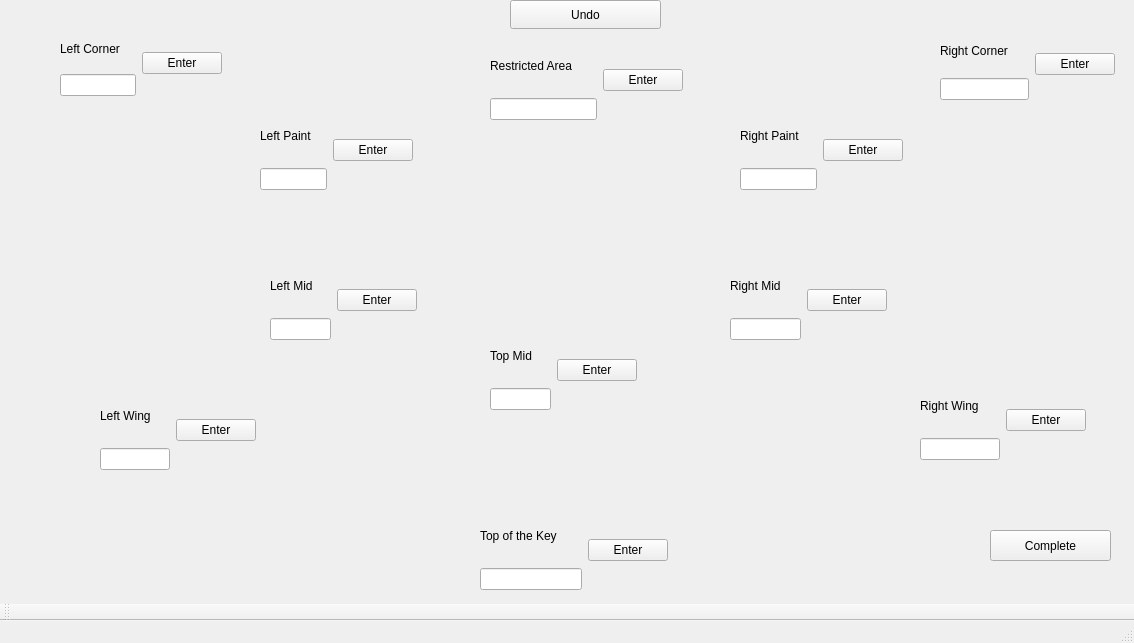
<?xml version="1.0" encoding="UTF-8"?>
<ui version="4.0">
 <class>ShootingMap</class>
 <widget class="QMainWindow" name="ShootingMap">
  <property name="geometry">
   <rect>
    <x>0</x>
    <y>0</y>
    <width>1134</width>
    <height>643</height>
   </rect>
  </property>
  <property name="windowTitle">
   <string>ShootingMap</string>
  </property>
  <property name="windowOpacity">
   <double>1.000000000000000</double>
  </property>
  <property name="styleSheet">
   <string notr="true">QWidget#centralwidget
{
	background-image: url(&quot;:/images/bballcourt/bballcourt.png&quot;);
	background-repeat: no-repeat;
	background-position: center;
}

QLabel
{
	color: black;
}</string>
  </property>
  <widget class="QWidget" name="centralwidget">
   <property name="autoFillBackground">
    <bool>false</bool>
   </property>
   <widget class="QWidget" name="gridLayoutWidget">
    <property name="geometry">
     <rect>
      <x>60</x>
      <y>30</y>
      <width>162</width>
      <height>66</height>
     </rect>
    </property>
    <layout class="QGridLayout" name="LeftCorner">
     <item row="1" column="0">
      <widget class="QLineEdit" name="LCInput"/>
     </item>
     <item row="0" column="0">
      <widget class="QLabel" name="LCLabel">
       <property name="text">
        <string>Left Corner</string>
       </property>
      </widget>
     </item>
     <item row="0" column="1" rowspan="2">
      <widget class="QPushButton" name="LCPush">
       <property name="text">
        <string>Enter</string>
       </property>
      </widget>
     </item>
    </layout>
   </widget>
   <widget class="QWidget" name="gridLayoutWidget_2">
    <property name="geometry">
     <rect>
      <x>100</x>
      <y>390</y>
      <width>156</width>
      <height>80</height>
     </rect>
    </property>
    <layout class="QGridLayout" name="LeftWing">
     <item row="1" column="0">
      <widget class="QLineEdit" name="LWInput"/>
     </item>
     <item row="0" column="0">
      <widget class="QLabel" name="LWLabel">
       <property name="text">
        <string>Left Wing</string>
       </property>
      </widget>
     </item>
     <item row="0" column="1" rowspan="2">
      <widget class="QPushButton" name="LWPush">
       <property name="text">
        <string>Enter</string>
       </property>
      </widget>
     </item>
    </layout>
   </widget>
   <widget class="QWidget" name="gridLayoutWidget_3">
    <property name="geometry">
     <rect>
      <x>480</x>
      <y>510</y>
      <width>188</width>
      <height>80</height>
     </rect>
    </property>
    <layout class="QGridLayout" name="TopKey">
     <item row="1" column="0">
      <widget class="QLineEdit" name="TKInput"/>
     </item>
     <item row="0" column="0">
      <widget class="QLabel" name="TKLabel">
       <property name="text">
        <string>Top of the Key</string>
       </property>
      </widget>
     </item>
     <item row="0" column="1" rowspan="2">
      <widget class="QPushButton" name="TKPush">
       <property name="text">
        <string>Enter</string>
       </property>
      </widget>
     </item>
    </layout>
   </widget>
   <widget class="QWidget" name="gridLayoutWidget_4">
    <property name="geometry">
     <rect>
      <x>920</x>
      <y>380</y>
      <width>166</width>
      <height>80</height>
     </rect>
    </property>
    <layout class="QGridLayout" name="RightWing">
     <item row="1" column="0">
      <widget class="QLineEdit" name="RWInput"/>
     </item>
     <item row="0" column="0">
      <widget class="QLabel" name="RWLabel">
       <property name="text">
        <string>Right Wing</string>
       </property>
      </widget>
     </item>
     <item row="0" column="1" rowspan="2">
      <widget class="QPushButton" name="RWPush">
       <property name="text">
        <string>Enter</string>
       </property>
      </widget>
     </item>
    </layout>
   </widget>
   <widget class="QWidget" name="gridLayoutWidget_5">
    <property name="geometry">
     <rect>
      <x>940</x>
      <y>29</y>
      <width>175</width>
      <height>71</height>
     </rect>
    </property>
    <layout class="QGridLayout" name="RightCorner">
     <item row="1" column="0">
      <widget class="QLineEdit" name="RCInput"/>
     </item>
     <item row="0" column="0">
      <widget class="QLabel" name="RCLabel">
       <property name="text">
        <string>Right Corner</string>
       </property>
      </widget>
     </item>
     <item row="0" column="1" rowspan="2">
      <widget class="QPushButton" name="RCPush">
       <property name="text">
        <string>Enter</string>
       </property>
      </widget>
     </item>
    </layout>
   </widget>
   <widget class="QWidget" name="gridLayoutWidget_6">
    <property name="geometry">
     <rect>
      <x>490</x>
      <y>40</y>
      <width>193</width>
      <height>80</height>
     </rect>
    </property>
    <layout class="QGridLayout" name="RestricArea">
     <item row="1" column="0">
      <widget class="QLineEdit" name="RAInput"/>
     </item>
     <item row="0" column="0">
      <widget class="QLabel" name="RALabel">
       <property name="text">
        <string>Restricted Area</string>
       </property>
      </widget>
     </item>
     <item row="0" column="1" rowspan="2">
      <widget class="QPushButton" name="RAPush">
       <property name="text">
        <string>Enter</string>
       </property>
      </widget>
     </item>
    </layout>
   </widget>
   <widget class="QWidget" name="gridLayoutWidget_7">
    <property name="geometry">
     <rect>
      <x>260</x>
      <y>110</y>
      <width>153</width>
      <height>80</height>
     </rect>
    </property>
    <layout class="QGridLayout" name="LeftPaint">
     <item row="0" column="0">
      <widget class="QLabel" name="LPLabel">
       <property name="text">
        <string>Left Paint</string>
       </property>
      </widget>
     </item>
     <item row="1" column="0">
      <widget class="QLineEdit" name="LPInput"/>
     </item>
     <item row="0" column="1" rowspan="2">
      <widget class="QPushButton" name="LPPush">
       <property name="text">
        <string>Enter</string>
       </property>
      </widget>
     </item>
    </layout>
   </widget>
   <widget class="QWidget" name="gridLayoutWidget_8">
    <property name="geometry">
     <rect>
      <x>270</x>
      <y>260</y>
      <width>147</width>
      <height>80</height>
     </rect>
    </property>
    <layout class="QGridLayout" name="LeftMid">
     <item row="0" column="0">
      <widget class="QLabel" name="LMLabel">
       <property name="text">
        <string>Left Mid</string>
       </property>
      </widget>
     </item>
     <item row="1" column="0">
      <widget class="QLineEdit" name="LMInput"/>
     </item>
     <item row="0" column="1" rowspan="2">
      <widget class="QPushButton" name="LMPush">
       <property name="text">
        <string>Enter</string>
       </property>
      </widget>
     </item>
    </layout>
   </widget>
   <widget class="QWidget" name="gridLayoutWidget_9">
    <property name="geometry">
     <rect>
      <x>730</x>
      <y>260</y>
      <width>157</width>
      <height>80</height>
     </rect>
    </property>
    <layout class="QGridLayout" name="RightMid">
     <item row="0" column="0">
      <widget class="QLabel" name="RMLabel">
       <property name="text">
        <string>Right Mid</string>
       </property>
      </widget>
     </item>
     <item row="1" column="0">
      <widget class="QLineEdit" name="RMInput"/>
     </item>
     <item row="0" column="1" rowspan="2">
      <widget class="QPushButton" name="RMPush">
       <property name="text">
        <string>Enter</string>
       </property>
      </widget>
     </item>
    </layout>
   </widget>
   <widget class="QWidget" name="gridLayoutWidget_10">
    <property name="geometry">
     <rect>
      <x>740</x>
      <y>110</y>
      <width>163</width>
      <height>80</height>
     </rect>
    </property>
    <layout class="QGridLayout" name="RightPaint">
     <item row="0" column="0">
      <widget class="QLabel" name="RPLabel">
       <property name="text">
        <string>Right Paint</string>
       </property>
      </widget>
     </item>
     <item row="1" column="0">
      <widget class="QLineEdit" name="RPInput"/>
     </item>
     <item row="0" column="1" rowspan="2">
      <widget class="QPushButton" name="RPPush">
       <property name="text">
        <string>Enter</string>
       </property>
      </widget>
     </item>
    </layout>
   </widget>
   <widget class="QWidget" name="gridLayoutWidget_11">
    <property name="geometry">
     <rect>
      <x>490</x>
      <y>330</y>
      <width>147</width>
      <height>80</height>
     </rect>
    </property>
    <layout class="QGridLayout" name="TopPaint">
     <item row="0" column="0">
      <widget class="QLabel" name="TPLabel">
       <property name="text">
        <string>Top Mid</string>
       </property>
      </widget>
     </item>
     <item row="1" column="0">
      <widget class="QLineEdit" name="TPInput"/>
     </item>
     <item row="0" column="1" rowspan="2">
      <widget class="QPushButton" name="TPPush">
       <property name="text">
        <string>Enter</string>
       </property>
      </widget>
     </item>
    </layout>
   </widget>
   <widget class="QPushButton" name="UndoPush">
    <property name="geometry">
     <rect>
      <x>510</x>
      <y>0</y>
      <width>151</width>
      <height>29</height>
     </rect>
    </property>
    <property name="text">
     <string>Undo</string>
    </property>
   </widget>
   <widget class="QPushButton" name="FinalPush">
    <property name="geometry">
     <rect>
      <x>990</x>
      <y>530</y>
      <width>121</width>
      <height>31</height>
     </rect>
    </property>
    <property name="text">
     <string>Complete</string>
    </property>
   </widget>
  </widget>
  <widget class="QMenuBar" name="menubar">
   <property name="geometry">
    <rect>
     <x>0</x>
     <y>0</y>
     <width>1134</width>
     <height>25</height>
    </rect>
   </property>
  </widget>
  <widget class="QStatusBar" name="statusbar"/>
  <widget class="QToolBar" name="toolBar">
   <property name="windowTitle">
    <string>toolBar</string>
   </property>
   <attribute name="toolBarArea">
    <enum>BottomToolBarArea</enum>
   </attribute>
   <attribute name="toolBarBreak">
    <bool>false</bool>
   </attribute>
  </widget>
 </widget>
 <resources/>
 <connections/>
</ui>
